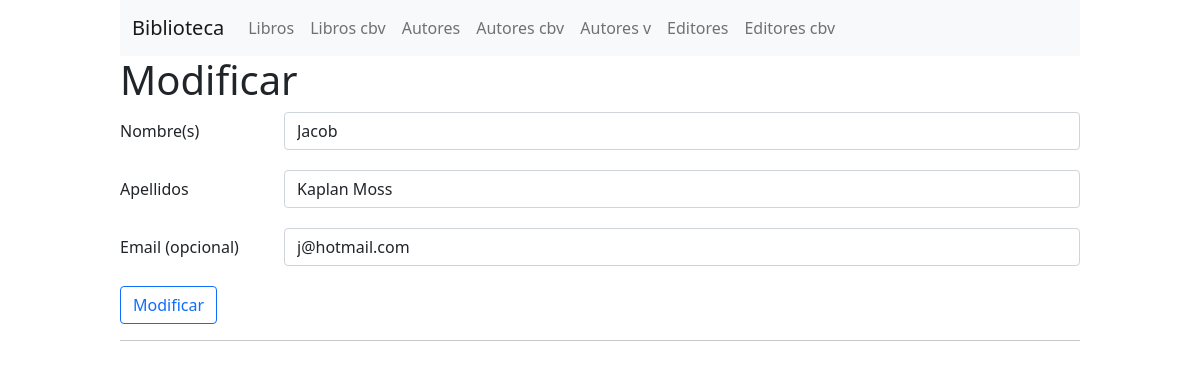
/modificar/autor/4/, run on the app's committed database.
### biblioteca/models.py (models this page shows, shortened)
class Autor(models.Model):
    nombre = models.CharField(max_length=30)
    apellidos = models.CharField(max_length=40)
    email = models.EmailField(null=True, blank=True)
    class Meta:
        ordering = ["-apellidos", "-nombre"]
        verbose_name = 'Autor'
        verbose_name_plural = 'Autores'

### biblioteca/views.py (the view)
# urls.py: url(r'^modificar/autor/(\d+)/$', autor_form),
def autor_form(request, autor_id=None):
    autor_instance = get_object_or_404(Autor, id=autor_id) if autor_id else None
    if request.method == "POST":
        form = AutorForm(request.POST, instance=autor_instance)
        if form.is_valid():
            form.save()
            messages.success( request,
                'Se {} correctamente el autor <strong>{} {}</strong>'.format(
                    "modifico" if autor_instance else "agrego",
                    autor_instance.nombre if autor_instance else form.cleaned_data.get('nombre'),
                    autor_instance.apellidos if autor_instance else form.cleaned_data.get('apellidos'),
                )
            )
            return HttpResponseRedirect("/autores")
    else:
        form = AutorForm(instance=autor_instance) if autor_instance else AutorForm()
    return render(request, "autor_form.html", {
        "form":   form,
        "action": "Modificar" if autor_instance else "Crear",
    })

### biblioteca/forms.py
class AutorForm(forms.ModelForm):
    class Meta():
        model = Autor
        fields = [
            "nombre",
            "apellidos",
            "email",
        ]
        widgets = {
            "nombre":    forms.TextInput(attrs=build_attrs("nombre")),
            "apellidos": forms.TextInput(attrs=build_attrs("apellidos")),
            "email":     forms.EmailInput(attrs=build_attrs("email")),
        }

### biblioteca/templates/autor_form.html (shortened to what this page needs)
{% extends 'shared/form_base.html' %}
{% block form_content %}
    <div class="mb-3 row">
        <label for="nombre" class="col-sm-2 col-form-label">Nombre(s)</label>
        <div class="col-sm-10">
            {{ form.nombre }}
        </div>
    </div>
    <div class="mb-3 row">
        <label for="apellidos" class="col-sm-2 col-form-label">Apellidos</label>
        <div class="col-sm-10">
            {{ form.apellidos }}
        </div>
    </div>
    <div class="mb-3 row">
        <label for="email" class="col-sm-2 col-form-label">Email (opcional)</label>
        <div class="col-sm-10">
            {{ form.email }}
        </div>
    </div>
{% endblock  %}

### data on the page
Autor: nombre "Jacob", apellidos "Kaplan Moss", email "j@hotmail.com"

### other printed values
{{ action }} "Modificar"
